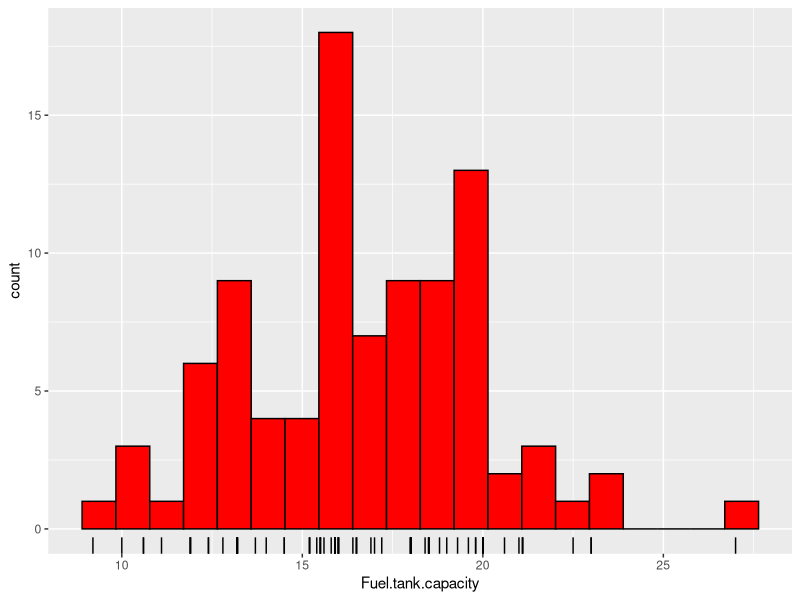
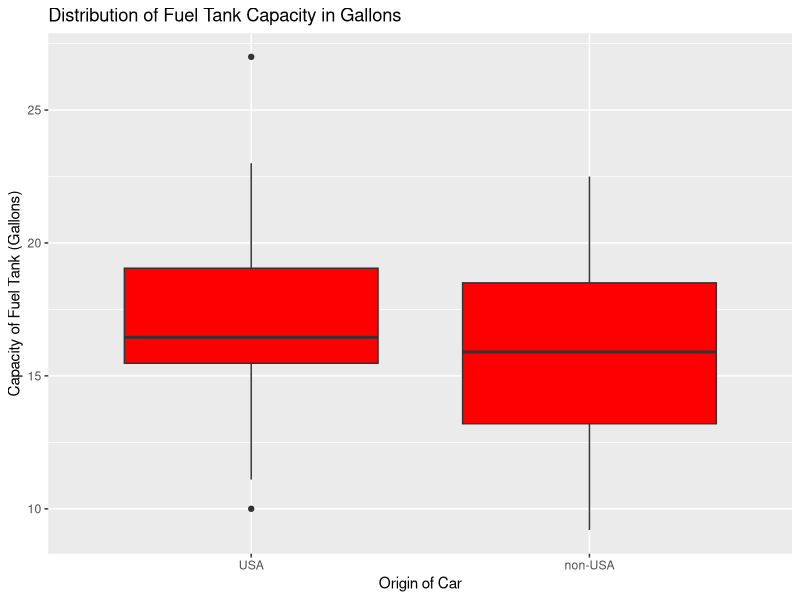
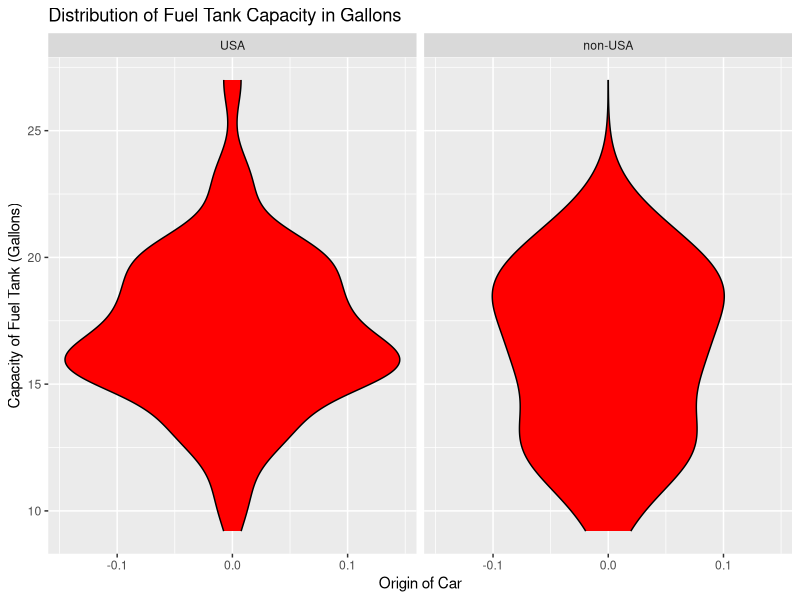
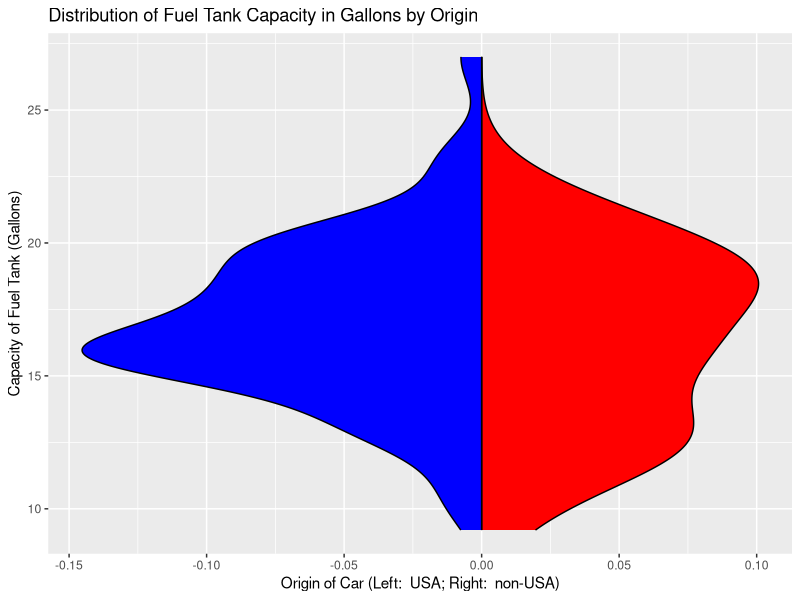
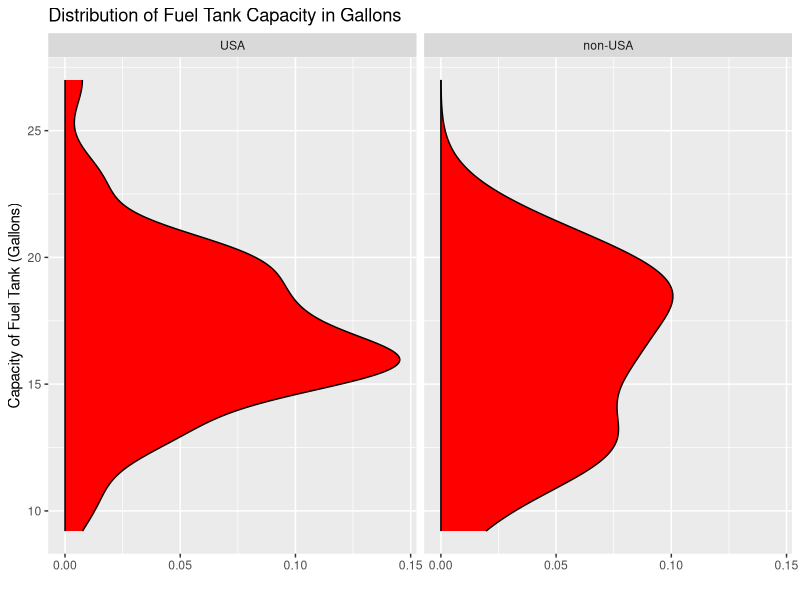
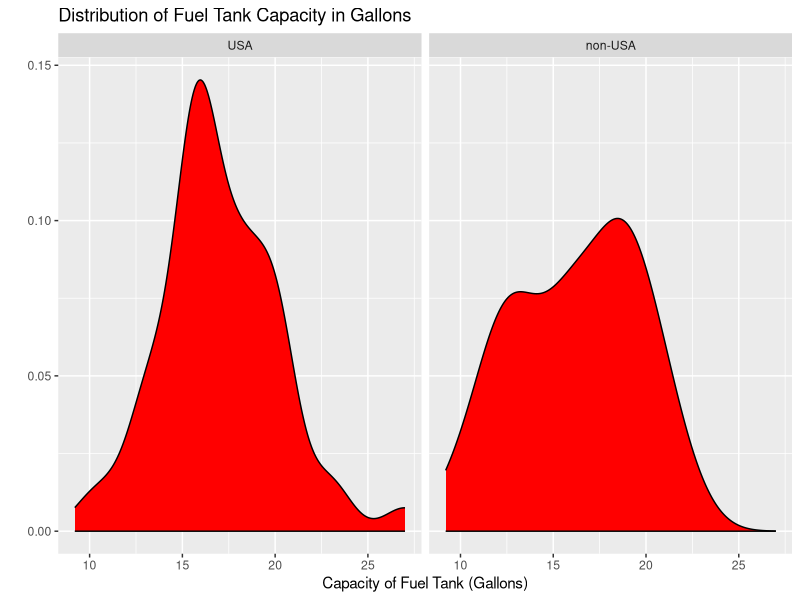
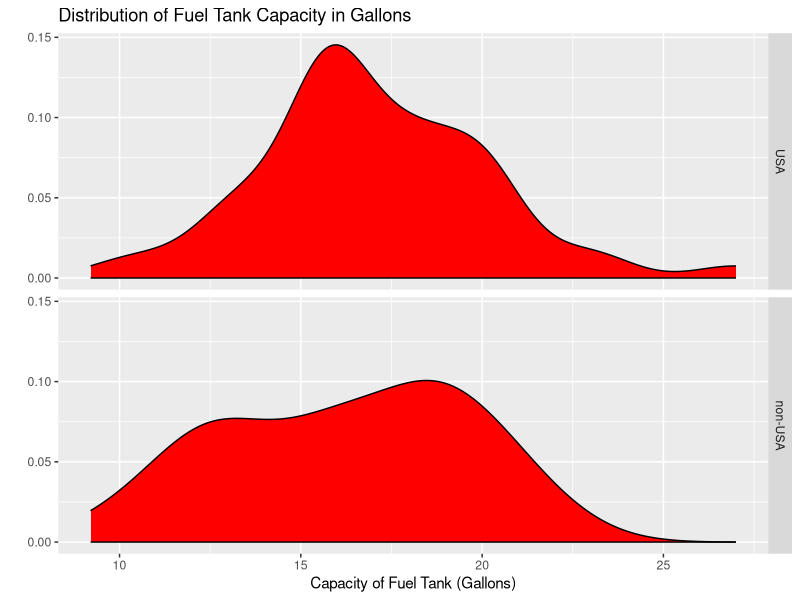
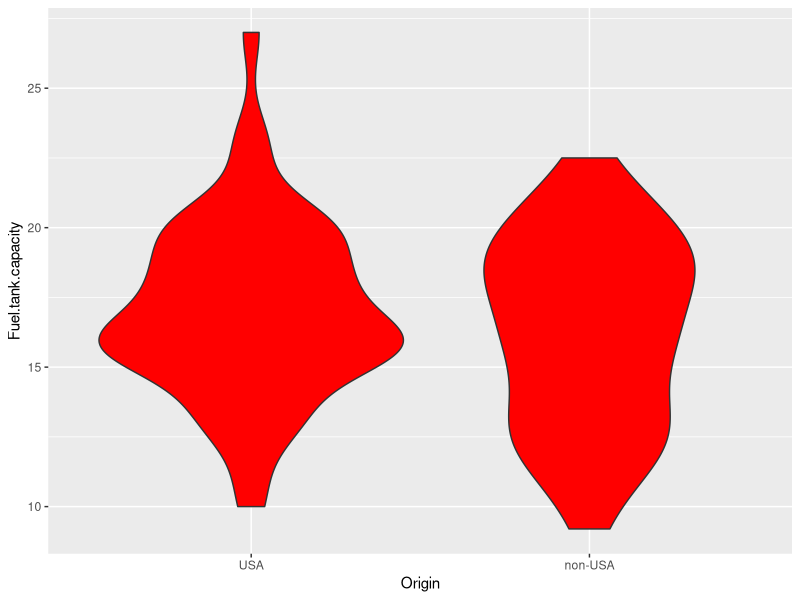

The R script that drew these images, in order:
## ---- chunk 1
library(MASS)
library(ggplot2)
data(Cars93)
#head(Cars93)

ggplot(Cars93, aes(x = Fuel.tank.capacity)) + 
  geom_histogram(bins = 20, fill = "red", color = "black") + 
  geom_rug()

## ---- chunk 2
ggplot(Cars93) + geom_boxplot(fill = "red") + 
  aes(y = Fuel.tank.capacity, x = as.factor(Origin)) +
  labs(y = "Capacity of Fuel Tank (Gallons)", x = "Origin of Car") + 
  ggtitle("Distribution of Fuel Tank Capacity in Gallons") + 
  theme(legend.position = "none")
## ---- chunk 3
library(dplyr)
ggplot() + 
  aes(x = Fuel.tank.capacity) +
  stat_density(data = Cars93, aes(ymax = ..density..,  ymin = -..density..),
               fill = "red", colour = "black",
               geom = "ribbon", position = "identity") +
  facet_grid(. ~ Origin) +
  labs(x = "Capacity of Fuel Tank (Gallons)", y = "Origin of Car") + 
  ggtitle("Distribution of Fuel Tank Capacity in Gallons") + 
  theme(legend.position = "none") + coord_flip()
## ---- chunk 4
ggplot(Cars93) + 
  stat_density(data = dplyr::filter(Cars93, Origin != "USA"), 
               aes(x = Fuel.tank.capacity, ymax = ..density.., ymin = 0),
               fill = "red", colour = "black",
               geom = "ribbon", position = "identity") +
  stat_density(data = dplyr::filter(Cars93, Origin == "USA"), 
               aes(x = Fuel.tank.capacity, ymax = 0, ymin = -..density..),
               fill = "blue", colour = "black",
               geom = "ribbon", position = "identity") +
  labs(x = "Capacity of Fuel Tank (Gallons)", 
       y = "Origin of Car (Left:  USA; Right:  non-USA)") + 
  ggtitle("Distribution of Fuel Tank Capacity in Gallons by Origin") + 
  theme(legend.position = "none") + coord_flip()

## ---- chunk 5
ggplot(Cars93) + 
  aes(x = Fuel.tank.capacity) +
  stat_density(aes(ymax = ..density..,  ymin = 0),
               fill = "red", colour = "black",
               geom = "ribbon", position = "identity") +
  facet_grid(. ~ Origin) +
  labs(x = "Capacity of Fuel Tank (Gallons)", y = "") + 
  ggtitle("Distribution of Fuel Tank Capacity in Gallons") + 
  theme(legend.position = "none") + coord_flip()

ggplot(Cars93) + 
  aes(x = Fuel.tank.capacity) +
  stat_density(aes(ymax = ..density..,  ymin = 0),
               fill = "red", colour = "black",
               geom = "ribbon", position = "identity") +
  facet_grid(. ~ Origin) +
  labs(x = "Capacity of Fuel Tank (Gallons)", y = "") + 
  ggtitle("Distribution of Fuel Tank Capacity in Gallons") + 
  theme(legend.position = "none")

ggplot(Cars93) + 
  aes(x = Fuel.tank.capacity) +
  stat_density(aes(ymax = ..density..,  ymin = 0),
               fill = "red", colour = "black",
               geom = "ribbon", position = "identity") +
  facet_grid(Origin ~ .) +
  labs(x = "Capacity of Fuel Tank (Gallons)", y = "") + 
  ggtitle("Distribution of Fuel Tank Capacity in Gallons") + 
  theme(legend.position = "none")

## ---- chunk 6
ggplot(Cars93) + 
  aes(y = Fuel.tank.capacity, x = Origin) +
  geom_violin(fill = "red")
## ---- chunk 7
ggplot(Cars93) + 
  aes(y = Fuel.tank.capacity, x = Origin) +
  geom_violin(fill = "red") + 
  stat_summary(fun.y=mean, geom="point", shape=5, size=4, color = "blue") + 
  stat_summary(fun.y=median, geom="point", shape=16, size=4, color = "yellow")

## ---- chunk 8
nn <- 1000
my_normal_sample <- rnorm(nn, mean = 0, sd = 1)
ks.test(my_normal_sample, "pnorm", mean = 0, sd = 1)
## ---- chunk 9
my_uniform_sample <- runif(nn, min = 0, max = 100)
ks.test(my_uniform_sample, "punif", 0, 100)
## ---- chunk 10
ks.test(my_uniform_sample, my_normal_sample)
## ---- chunk 11
library(MASS)
library(ggplot2)
data(Cars93)
head(Cars93)

ggplot(Cars93) + aes(x = Weight) + geom_histogram(bins = 20, fill = "red", color = "black")

ks.test(jitter(Cars93$Weight), "punif", min = min(Cars93$Weight), 
        max = max(Cars93$Weight))
ks.test(jitter(Cars93$Weight), "pnorm", mean = mean(Cars93$Weight), 
        sd = sd(Cars93$Weight))

## ---- chunk 12
ggplot(Cars93) + aes(x = Weight) + geom_histogram(bins = 6, fill = "red", color = "black")
## ---- chunk 13

weight_given_US <- jitter(Cars93$Weight[Cars93$Origin == "USA"])
weight_given_non_US <- jitter(Cars93$Weight[Cars93$Origin != "USA"])

ggplot(Cars93) + aes(x = Weight, color = Origin) + geom_density(size = 1.5)

ks.test(x = weight_given_US, y = weight_given_non_US, alternative = "greater")
ks.test(x = weight_given_US, y = weight_given_non_US, alternative = "less")

## ---- chunk 14
ggplot(Cars93) + aes(x = Weight, y = MPG.city) + 
  geom_point() + ggtitle("City Gas Mileage vs. Car Weight") + 
  labs(x = "Car Weight (lbs)", y = "Miles per Gallon (City)")
